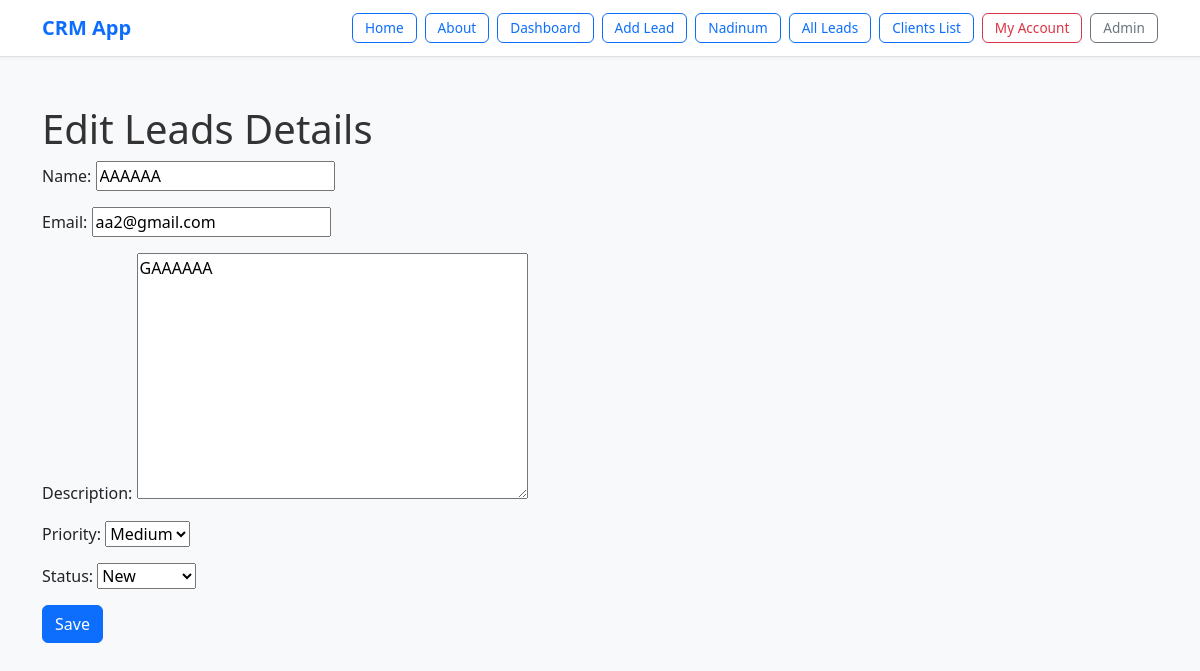
Screenshot of /30/edit (signed in) with the database file from the repository.
### lead/models.py (models this page shows, shortened)
class Lead(models.Model):
    LOW= 'low'
    MEDIUM='medium'
    HIGH='high'
    CHOICES_PRIORITY=(
        (LOW,"Low"),
        (MEDIUM, 'Medium'),
        (HIGH, 'High'),
    )
    NEW='new'
    CONTACTED='contacted'
    WON='won'
    LOST='lost'
    CHOICES_STATUS=(
        (NEW, 'New'),
        (CONTACTED,"Contacted"),
        (WON, 'Won'),
        (LOST, 'Lost'),
    )
    name=models.CharField(max_length=50)
    team=models.ForeignKey(Team, related_name='leads', on_delete=models.CASCADE)
    email=models.EmailField()
    description=models.TextField(blank=True, null=True)
    priority=models.CharField(max_length=12, choices=CHOICES_PRIORITY, default=LOW)
    status=models.CharField(max_length=12, choices=CHOICES_STATUS, default=NEW)
    converted_to_client=models.BooleanField(default=False)
    created_by=models.ForeignKey(User, related_name='leads', on_delete=models.CASCADE)
    created_at=models.DateTimeField(auto_now_add=True)
    modified_at=models.DateTimeField(auto_now=True)
    class Meta:
        ordering = ('name',)  # ✅ tuple

### lead/views.py (the view)
# urls.py: path("<int:pk>/edit", views.edit_leads, name='edit_leads'),
@login_required
def edit_leads(request, pk):
    lead = get_object_or_404(Lead, created_by=request.user, pk=pk)
    if request.method == "POST":
        form = AddLeadForm(request.POST, instance=lead)
        if form.is_valid():
            form.save()
            messages.success(request, 'The changes were saved.')
            return redirect('leads_list')
        else:
            messages.error(request, 'Please correct the error below.')
    else:
        form = AddLeadForm(instance=lead)
    return render(request, 'lead/edit_lead.html', {
        'form': form,
        'lead': lead,
    })

### lead/forms.py
class AddLeadForm(forms.ModelForm):
    class Meta:
        model=Lead
        fields=('name','email','description','priority','status',)

### lead/templates/lead/edit_lead.html (shortened to what this page needs)
{% extends 'crm/base.html' %}
{% block content %}
<h1>Edit Leads Details</h1>
<form method="post">
    {{ form.as_p }}
    <button type="submit" class="btn btn-primary">Save</button>
</form>
{% endblock %}

### crm/templates/crm/base.html (style rules this page uses)
body { font-family: "Segoe UI", Roboto, sans-serif; background-color: #f8f9fa; }
.container h1, .container h3 { color: #333; }

### rows the page displays
Lead: name "AAAAAA", email "aa2@gmail.com", description "GAAAAAA", priority "Medium", status "New"
